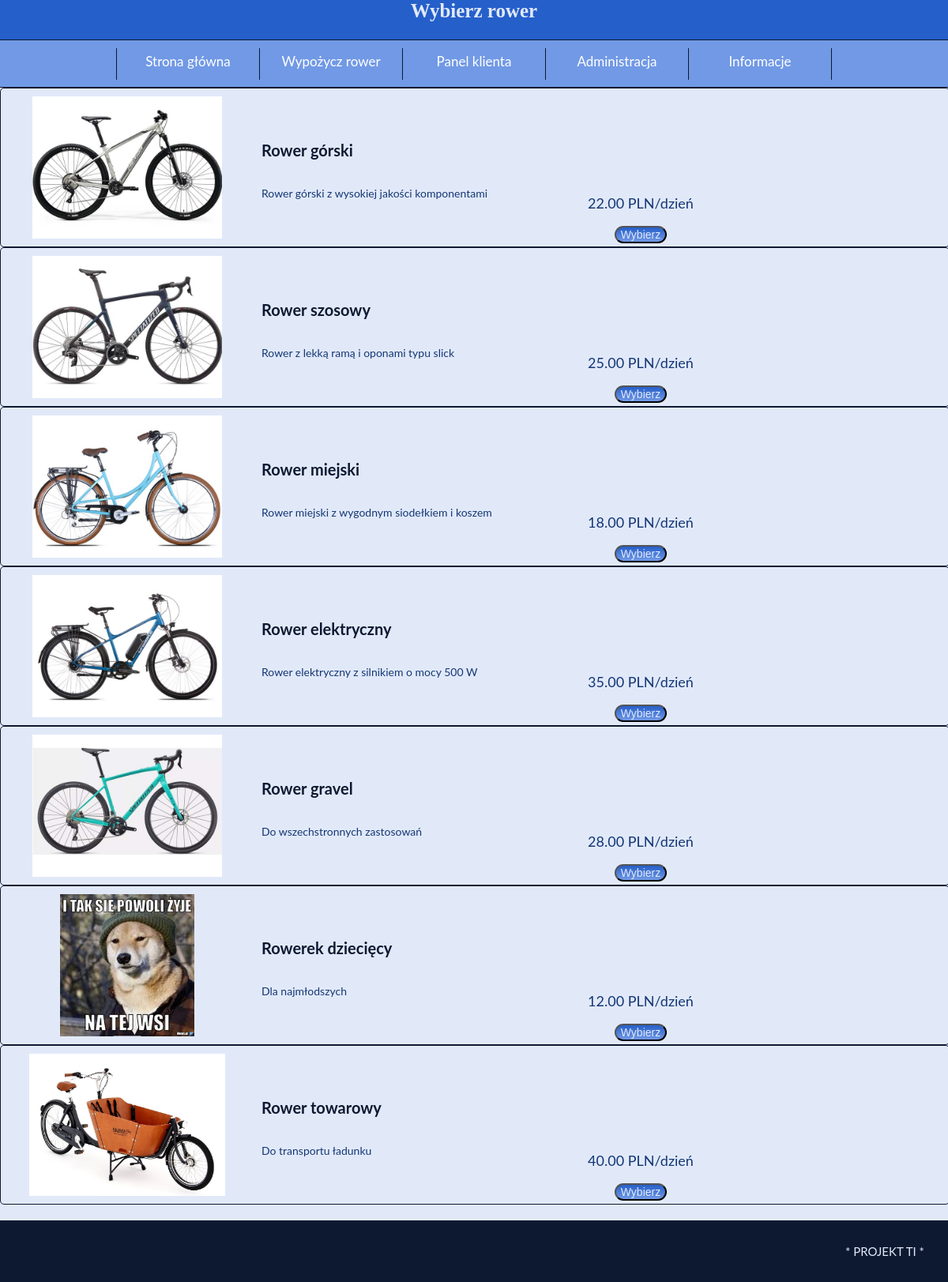
The page /bikes.php on the database its author committed.
### tables this page shows
CREATE TABLE `bikes` (
  `bike_id` int(11) NOT NULL AUTO_INCREMENT,
  `name` varchar(255) NOT NULL,
  `description` text NOT NULL,
  `price` decimal(10,2) NOT NULL,
  `image` varchar(255) NOT NULL,
  PRIMARY KEY (`bike_id`)
);

### functions.php (the view, shortened to what this page needs)
<?php
function menu($page_title)
{
    echo '
<!DOCTYPE html>
<html lang="pl-PL">
<head>
    <meta charset="utf-8">
    <meta http-equiv="X-UA-Compatible" content="IE=edge,chrome=1"/>
</head>
<body>
<div class="wrapper">
<div id="logo">
    ' . $page_title . '
</div>
    <div class="nav">
        <ol>
            <li><a href="index.php">Strona główna</a></li>
            <li><a href="order_summary.php">Wypożycz rower</a>
                <ul>
                    <li><a href="date_picker.php">Wybierz Daty</a></li>
                    <li><a href="bikes.php">Wybierz Rower</a></li>
                    <li><a href="order_summary.php">Zamówienie</a></li>
                </ul>
            </li>
            <li><a href="account.php">Panel klienta</a>
                <ul>
                    <li><a href="account.php">Konto</a></li>
                    <li><a href="login_form.php">Logowanie</a></li>
                    <li><a href="register_form.php">Rejestracja</a></li>
                    <li><a href="order_history.php">Historia Zamówień</a></li>
                </ul>
            </li>
            <li><a href="admin_panel.php">Administracja</a>
                <ul>
                    <li><a href="admin_form.php">Logowanie</a></li>
                    <li><a href="admin_panel.php">Panel Administratora</a></li>
                </ul>
            </li>
            <li><a href="about.php">Informacje</a></li>
        </ol>
    </div>
</div>
</body>
</html>
';
}
function footer()
{
    echo '
  <!DOCTYPE html>
  <html lang="pl-PL">
  <body>
       <div id="footer"> *          PROJEKT TI        *</div>
  </div>
  </body>
  </html>
  ';
}
function element($product_name, $product_price, $product_description, $product_image, $product_id)
{
    $element =
        '
<form action="bikes.php" method="POST">
<div class="box">
    <div class="box-left">
        <img src="' . $product_image . '" alt="Zdjęcie" class="box-image">
    </div>
    <div class="box-center">
        <h3 class="box-name">' . $product_name . '</h3>
        <p class="box-description">' . $product_description . '</p>
    </div>
    <div class="box-right">
        <p class="box-price">' . $product_price . ' PLN/dzień</p>
        <button type="submit" class="box-button" name="add">Wybierz</button>
        <input type="hidden" name="product_id" value=' . $product_id . '>
    </div>
</div>
</form>
';
    echo $element;
}
?>

### bikes.php (shortened to what this page needs)
<?php
include_once 'functions.php';
require_once "db_config.php";
try {
    $pdo = new PDO("mysql:host=" . DB_HOST . ";dbname=" . DB_NAME, DB_USERNAME, DB_PASSWORD);
    $pdo->setAttribute(PDO::ATTR_ERRMODE, PDO::ERRMODE_EXCEPTION);
} catch (PDOException $e) {
    $_SESSION['error_server'] = $e->getMessage();
    header('Location:index.php');
}
menu('Wybierz rower');
?>
    <!DOCTYPE html>
    <html lang="pl-PL">
    <head>
        <link rel="stylesheet" href="style.css">
    </head>
    <body>
    <div class="wrapper">
        <?php
        $sql = "SELECT * FROM bikes";
        $stmt = $pdo->prepare($sql);
        $stmt->execute();
        while ($row = $stmt->fetch(PDO::FETCH_ASSOC)) {
            element($row['name'], $row['price'], $row['description'], $row['image'], $row['bike_id']);
        }
        ?>
    </div>
    </body>
    </html>
<?php
footer();
?>

### style.css (style rules this page uses)
body { background-color: #E1E9F9; color: #153774; font-family: 'Lato', sans-serif; font-size: 20px; margin: 0 !important; }
#logo { background: #255FCA; color: #E1E9F9; font-size: 25px; text-align: center; font-family: "Verdana", italic; font-weight: bold; font-stretch: expanded; height: 50px; }
.wrapper { width: 100%; }
.nav { width: 100%; padding: 10px 0; background-color: #7199E5; text-align: center; border-top: 1px solid #0D1930; border-bottom: 1px solid #0D1930; }
ol { padding: 0; margin: 0; list-style-type: none; font-size: 17px; height: 35px; line-height: 200%; display: inline-block; }
ol a { color: #ffffff; text-decoration: none; display: block; }
ol > li { float: left; width: 180px; height: 40px; border-right: 1px solid #0D1930; }
ol > li:first-child { border-left: 1px solid #0D1930; }
.box { width: 100%; height: 200px; border: 1px solid #0D1930; display: flex; border-radius: 5px; }
.box-left { width: 25%; height: 100%; display: flex; align-items: center; justify-content: center; padding: 0 10px; }
.box-center { width: 25%; height: 100%; display: flex; flex-direction: column; align-items: flex-start; justify-content: center; padding: 0 10px; }
.box-right { width: 25%; height: 100%; display: flex; flex-direction: column; align-items: center; justify-content: center; padding: 20px; }
.box-image { width: auto; height: calc(100% - 20px); object-fit: cover; }
.box-name { font-size: 20px; color: #0D1930; }
.box-description { font-size: 14px; color: #153774; }
.box-price { margin-top: 90px; color: #153774; font-size: 18px; }
.box-button { color: #E1E9F9; text-align: center; width: auto; height: auto; font-size: 14px; background: linear-gradient(#255FCA, #7199E5); border-radius: 30px; }
#footer { margin-top: 20px; clear: both; background-color: #0D1930; color: #E1E9F9; text-align: right; padding: 30px; font-size: 15px; }

### rows shown on the page
bikes: image (picture), name "Rower górski", description "Rower górski z wysokiej jakości komponentami", price "22.00"
bikes: image (picture), name "Rower szosowy", description "Rower z lekką ramą i oponami typu slick", price "25.00"
bikes: image (picture), name "Rower miejski", description "Rower miejski z wygodnym siodełkiem i koszem", price "18.00"
bikes: image (picture), name "Rower elektryczny", description "Rower elektryczny z silnikiem o mocy 500 W", price "35.00"
bikes: image (picture), name "Rower gravel", description "Do wszechstronnych zastosowań", price "28.00"
bikes: image (picture), name "Rowerek dziecięcy", description "Dla najmłodszych", price "12.00"
bikes: image (picture), name "Rower towarowy", description "Do transportu ładunku", price "40.00"

### other values the page prints
$page_title "Wybierz rower"
